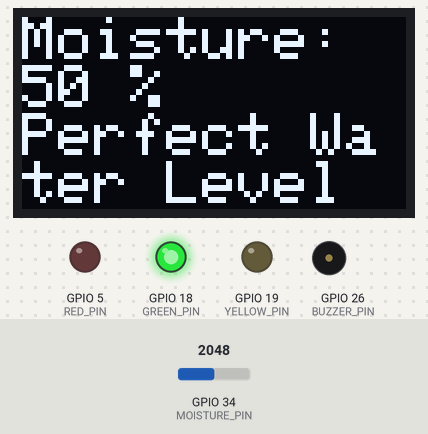
A sketch run on a simulated ESP32. On the bench: 128×64 one-colour display, output pins drawn as LEDs (lit = HIGH), buzzer (waves = sounding). The inputs (shaded band) are chosen by the test bench; at power-on: GPIO 34 (MOISTURE_PIN) = 2048. WiFi joins after 1.5 s; servers stay silent unless stated; no MQTT or app messages arrive unless stated; what the sketch prints to the serial monitor is not drawn.

Above: at 7.0 s.
7.1 s: GPIO 34 (MOISTURE_PIN) set to 1494
At 14.5 s:
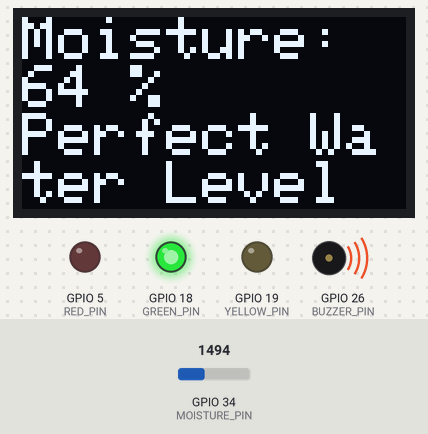
17.0 s: GPIO 34 (MOISTURE_PIN) set to 1374
At 21.5 s:
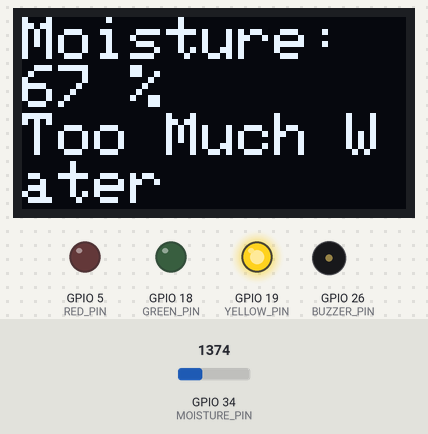
22.2 s: GPIO 34 (MOISTURE_PIN) set to 2866
At 27.7 s:
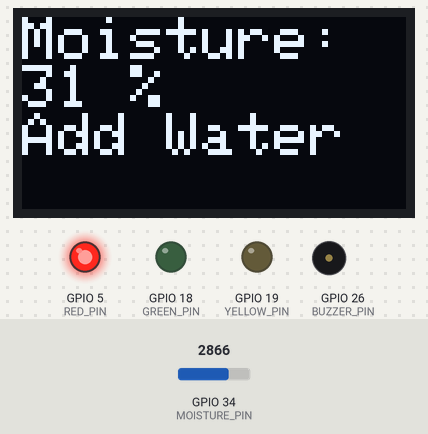
28.3 s: GPIO 34 (MOISTURE_PIN) set to 2319
At 32.0 s:
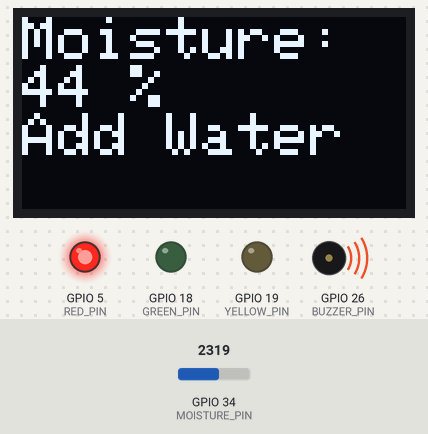
32.1 s: GPIO 34 (MOISTURE_PIN) set to 2248
At 34.3 s:
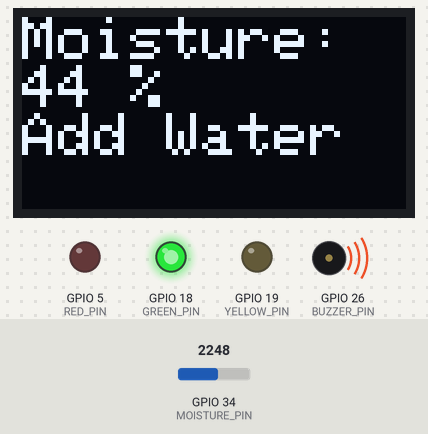
Timing chart, 0 to 41.8 s (numbered marks = the images above; inputs shaded):
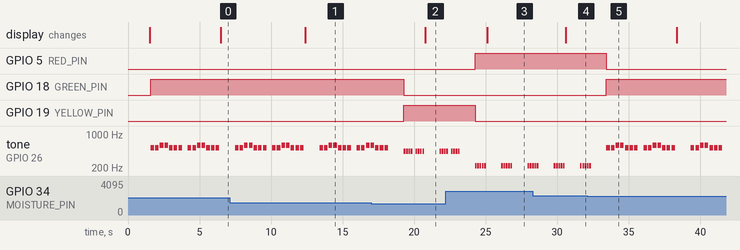

The sketch:

Moisture.ino
```cpp
#include <WiFi.h>
#include <Wire.h>
#include <PubSubClient.h>
#include <Adafruit_SSD1306.h>

#define MOISTURE_PIN 34
#define RED_PIN 5
#define GREEN_PIN 18
#define YELLOW_PIN 19
#define BUZZER_PIN 26

const char* device_id = "abigail";
const char* ssid = "GuestWLANPortal";
const char* mqtt_server = "10.10.2.127";
const char* topic1 = "zuerich/pflanzen/moisture/in";
const char* topic2 = "zuerich/pflanzen/moisture/out";

WiFiClient espClient;
PubSubClient client(espClient);

#define SCREEN_WIDTH 128
#define SCREEN_HEIGHT 64
#define OLED_SDA 21
#define OLED_SCL 22
Adafruit_SSD1306 display(SCREEN_WIDTH, SCREEN_HEIGHT, &Wire, -1);

int happyMelody[] = {523, 523, 587, 587, 523, 523, 523, 0, 523, 523, 587, 587, 523, 523, 523};
int happyDurations[] = {4, 4, 4, 4, 4, 4, 4, 4, 4, 4, 4, 4, 4, 4, 4};

int calmMelody[] = {440, 440, 440, 440, 0, 440, 440, 440, 440};
int calmDurations[] = {8, 8, 8, 8, 8, 8, 8, 8, 8};

int sadMelody[] = {220, 220, 220, 220, 220};
int sadDurations[] = {8, 8, 8, 8, 8};

void setup() {
  Serial.begin(115200);

  setup_wifi();

  client.setServer(mqtt_server, 1883);
  client.setCallback(callback);

  if (!display.begin(SSD1306_SWITCHCAPVCC, 0x3C)) {
    Serial.println("SSD1306 allocation failed");
    while (1) delay(1);
  }

  pinMode(MOISTURE_PIN, INPUT);
  pinMode(RED_PIN, OUTPUT);
  pinMode(GREEN_PIN, OUTPUT);
  pinMode(YELLOW_PIN, OUTPUT);
  pinMode(BUZZER_PIN, OUTPUT);

  display.clearDisplay();
  display.setTextSize(2);
  display.setTextColor(WHITE);

  Serial.println("Setup complete");
}

void setup_wifi() {
  Serial.print("Connecting to ");
  Serial.println(ssid);
  WiFi.begin(ssid);
  while (WiFi.status() != WL_CONNECTED) {
    delay(500);
    Serial.print(".");
  }
  Serial.println("WiFi connected!");
}

void callback(char* topic, byte* payload, unsigned int length) {
  char message[length + 1];
  memcpy(message, payload, length);
  message[length] = '\0';
  Serial.print("Received message on topic ");
  Serial.print(topic);
  Serial.print(": ");
  Serial.println(message);

  if (strcmp(topic, topic2) == 0) {
    Serial.println("Received command on topic2 (moisture/out).\n");
  }
}

void reconnect() {
  while (!client.connected()) {
    Serial.print("Attempting MQTT connection...");
    if (client.connect(device_id)) {
      Serial.println("Connected to MQTT broker!");
      client.subscribe(topic1);
      client.subscribe(topic2);
    } else {
      delay(500);
      Serial.print(".");
    }
  }
}

void playMelody(int* melody, int* durations, int size) {
  for (int i = 0; i < size; i++) {
    int noteDuration = 1000 / durations[i];
    tone(BUZZER_PIN, melody[i], noteDuration);
    int pauseBetweenNotes = noteDuration * 1.3;
    delay(pauseBetweenNotes);
    noTone(BUZZER_PIN);
  }
}

void controlRGB(int moisturePercentage) {
  if (moisturePercentage >= 66) {
    digitalWrite(RED_PIN, LOW);
    digitalWrite(GREEN_PIN, LOW);
    digitalWrite(YELLOW_PIN, HIGH);
    playMelody(calmMelody, calmDurations, sizeof(calmDurations) / sizeof(int));
  } else if (moisturePercentage >= 45) {
    digitalWrite(RED_PIN, LOW);
    digitalWrite(GREEN_PIN, HIGH);
    digitalWrite(YELLOW_PIN, LOW);
    playMelody(happyMelody, happyDurations, sizeof(happyDurations) / sizeof(int));
  } else {
    digitalWrite(RED_PIN, HIGH);
    digitalWrite(GREEN_PIN, LOW);
    digitalWrite(YELLOW_PIN, LOW);
    playMelody(sadMelody, sadDurations, sizeof(sadDurations) / sizeof(int));
  }
}

void loop() {
  if (!client.connected()) {
    reconnect();
  }
  client.loop();

  int moisture_reading = analogRead(MOISTURE_PIN);
  int moisture_percentage = map(moisture_reading, 0, 4095, 100, 0);

  controlRGB(moisture_percentage);

  display.clearDisplay();
  display.setCursor(0, 0);

  display.print("Moisture: ");
  display.print(moisture_percentage);
  display.println(" %");

  if (moisture_percentage >= 66) {
    display.println("Too Much Water");
  } else if (moisture_percentage >= 45) {
    display.println("Perfect Water Level");
  } else {
    display.println("Add Water");
  }
  display.display();

  char moisture_str[10];
  itoa(moisture_percentage, moisture_str, 10);
  client.publish(topic1, moisture_str);
  client.publish(topic2, moisture_str);

  delay(1000);
}
```

Measured:
- the behaviour switches between 1434 and 1433 on GPIO 34 (MOISTURE_PIN) (found by bisection; images 1 and 2)
- the behaviour switches between 2294 and 2293 on GPIO 34 (MOISTURE_PIN) (found by bisection; images 4 and 5)
- after the input at 7.1 s, the display: changes after 5.3 s (image 1)
- after the input at 17.0 s, GPIO 18 (GREEN_PIN): HIGH → LOW after 2.3 s; GPIO 19 (YELLOW_PIN): LOW → HIGH after 2.3 s; the display: changes after 3.8 s (image 2)
- after the input at 22.2 s, GPIO 5 (RED_PIN): LOW → HIGH after 2.1 s; GPIO 19 (YELLOW_PIN): HIGH → LOW after 2.1 s; the display: changes after 2.9 s (image 3)
- after the input at 28.3 s, the display: changes after 2.3 s (image 4)
- after the input at 32.1 s, GPIO 5 (RED_PIN): HIGH → LOW after 1.3 s; GPIO 18 (GREEN_PIN): LOW → HIGH after 1.3 s
- by itself, tone on GPIO 26 (BUZZER_PIN): plays 523 Hz for 0.25 s, 523 Hz for 0.25 s, 587 Hz for 0.25 s, 587 Hz for 0.25 s, 523 Hz for 0.25 s, 523 Hz for 0.25 s … (25 notes in this stretch)
